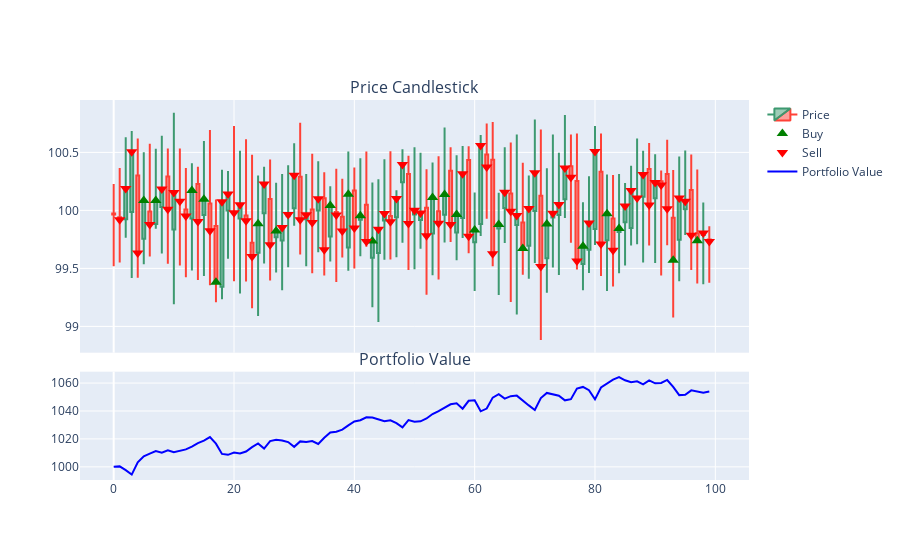

The notebook cell saved with this chart:
### Code cell
sample = historical_info_df.iloc[0:100]

from plotly.subplots import make_subplots
fig = make_subplots(
    rows=2, cols=1,
    shared_xaxes=True,
    vertical_spacing=0.05,
    row_heights=[0.7, 0.3],
    subplot_titles=["Price Candlestick", "Portfolio Value"]
)

fig.add_trace(go.Candlestick(
    x=sample.index,
    open=sample['data_open'],
    high=sample['data_high'],
    low=sample['data_low'],
    close=sample['data_close'],
    name="Price"
))

buy_signals = sample[(sample["position"] == 1)]
sell_signals = sample[(sample["position"] == -1)]
exit_signals = sample[(sample["position"] == 0)]

# Add buy markers
fig.add_trace(go.Scatter(
    x=buy_signals.index,
    y=buy_signals['data_close'],
    mode='markers',
    marker=dict(color='green', size=10, symbol='triangle-up'),
    name='Buy'
))

# Add sell markers
fig.add_trace(go.Scatter(
    x=sell_signals.index,
    y=sell_signals['data_close'],
    mode='markers',
    marker=dict(color='red', size=10, symbol='triangle-down'),
    name='Sell'
))

# --- Row 2: Portfolio Value ---
fig.add_trace(go.Scatter(
    x=sample.index,
    y=sample['portfolio_valuation'],
    mode='lines',
    line=dict(color='blue'),
    name="Portfolio Value"
), row=2, col=1)


fig.update_layout(xaxis_rangeslider_visible=False)
